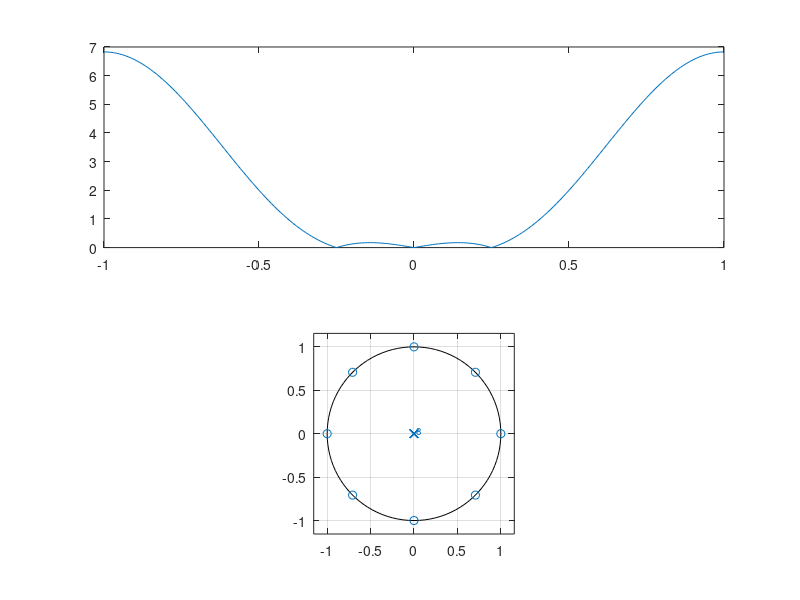
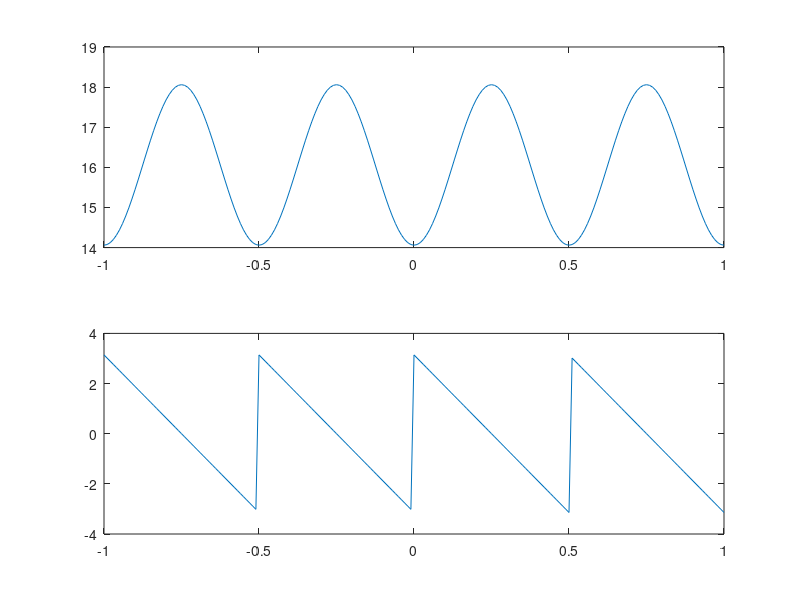

Recreate these plots in MATLAB, in order.
%%ECE180 Problem Set 11 Problem 1
clear all;
clc;
hn = conv([1 -1],[1 -1.414 1]);
wh = -pi:pi/100:pi;
H = freqz(hn, 1, wh);
figure
subplot(2,1,1)
plot(wh/pi, abs(H))
subplot(2,1,2)
plot(wh/pi, angle(H))
%% Problem 2
hn = [1 0 0 0 0 0 0 0 -1];
R = roots(hn);
zplane(hn)
%% Problem 2 part e
conv(conv(conv(conv(conv([1 1], [1, -1]), [1 1.414]), [1 -1.414]), [1 j]), [1 -j])
%% Problem 3
hn = [1 0 0 0 -16.06 0 0 0 1];
wh = -pi:pi/100:pi;
H = freqz(hn, 1, wh);
figure
subplot(2,1,1)
plot(wh/pi, abs(H))
subplot(2,1,2)
plot(wh/pi, angle(H))
